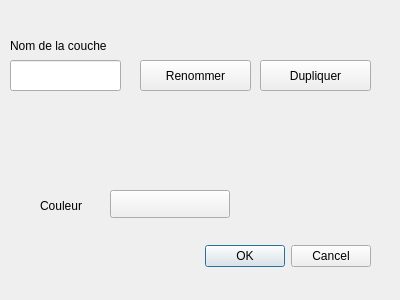
<?xml version="1.0" encoding="UTF-8"?>
<ui version="4.0">
 <class>Dialog</class>
 <widget class="QDialog" name="Dialog">
  <property name="geometry">
   <rect>
    <x>0</x>
    <y>0</y>
    <width>400</width>
    <height>300</height>
   </rect>
  </property>
  <property name="windowTitle">
   <string>Dialog</string>
  </property>
  <widget class="QDialogButtonBox" name="buttonBox">
   <property name="geometry">
    <rect>
     <x>30</x>
     <y>240</y>
     <width>341</width>
     <height>32</height>
    </rect>
   </property>
   <property name="orientation">
    <enum>Qt::Horizontal</enum>
   </property>
   <property name="standardButtons">
    <set>QDialogButtonBox::Cancel|QDialogButtonBox::Ok</set>
   </property>
  </widget>
  <widget class="QLineEdit" name="lineEdit">
   <property name="geometry">
    <rect>
     <x>10</x>
     <y>60</y>
     <width>111</width>
     <height>31</height>
    </rect>
   </property>
   <property name="text">
    <string/>
   </property>
  </widget>
  <widget class="QPushButton" name="buttonRename">
   <property name="geometry">
    <rect>
     <x>140</x>
     <y>60</y>
     <width>111</width>
     <height>31</height>
    </rect>
   </property>
   <property name="text">
    <string>Renommer</string>
   </property>
  </widget>
  <widget class="QPushButton" name="buttonDuplicate">
   <property name="geometry">
    <rect>
     <x>260</x>
     <y>60</y>
     <width>111</width>
     <height>31</height>
    </rect>
   </property>
   <property name="text">
    <string>Dupliquer</string>
   </property>
  </widget>
  <widget class="QLabel" name="label">
   <property name="geometry">
    <rect>
     <x>10</x>
     <y>30</y>
     <width>131</width>
     <height>31</height>
    </rect>
   </property>
   <property name="text">
    <string>Nom de la couche</string>
   </property>
  </widget>
  <widget class="QgsColorButton" name="mColorButton">
   <property name="geometry">
    <rect>
     <x>110</x>
     <y>190</y>
     <width>120</width>
     <height>28</height>
    </rect>
   </property>
   <property name="defaultColor">
    <color>
     <red>255</red>
     <green>120</green>
     <blue>0</blue>
    </color>
   </property>
  </widget>
  <widget class="QLabel" name="label_2">
   <property name="geometry">
    <rect>
     <x>40</x>
     <y>190</y>
     <width>67</width>
     <height>31</height>
    </rect>
   </property>
   <property name="text">
    <string>Couleur</string>
   </property>
  </widget>
 </widget>
 <customwidgets>
  <customwidget>
   <class>QgsColorButton</class>
   <extends>QToolButton</extends>
   <header>qgscolorbutton.h</header>
  </customwidget>
 </customwidgets>
 <resources/>
 <connections>
  <connection>
   <sender>buttonBox</sender>
   <signal>accepted()</signal>
   <receiver>Dialog</receiver>
   <slot>accept()</slot>
   <hints>
    <hint type="sourcelabel">
     <x>248</x>
     <y>254</y>
    </hint>
    <hint type="destinationlabel">
     <x>157</x>
     <y>274</y>
    </hint>
   </hints>
  </connection>
  <connection>
   <sender>buttonBox</sender>
   <signal>rejected()</signal>
   <receiver>Dialog</receiver>
   <slot>reject()</slot>
   <hints>
    <hint type="sourcelabel">
     <x>316</x>
     <y>260</y>
    </hint>
    <hint type="destinationlabel">
     <x>286</x>
     <y>274</y>
    </hint>
   </hints>
  </connection>
 </connections>
</ui>
